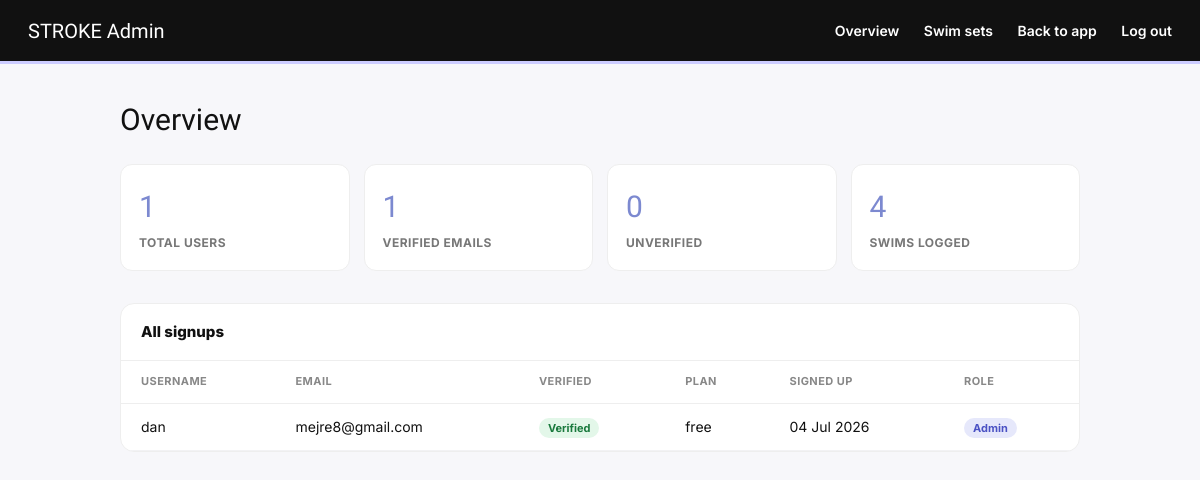
The page /admin (signed in) on the database its author committed.
### models.py (models this page shows, shortened)
class User(db.Model, UserMixin):
    __tablename__ = 'user'
    id = db.Column(db.Integer, primary_key=True)
    email = db.Column(db.String(150), unique=True, nullable=False)
    username = db.Column(db.String(80), unique=True, nullable=False)
    password = db.Column(db.String(200), nullable=False)
    created_at = db.Column(db.DateTime, default=datetime.utcnow)
    plan = db.Column(db.String(20), default='free')
    is_verified = db.Column(db.Boolean, default=False)
    is_admin = db.Column(db.Boolean, default=False)
    verify_code = db.Column(db.String(6), nullable=True)
    verify_code_sent_at = db.Column(db.DateTime, nullable=True)
    swims = db.relationship('Swim', backref='user', lazy=True)
    sessions = db.relationship('Session', backref='user', lazy=True)

### routes.py (the view)
@main.route('/admin')
@login_required
@admin_required
def admin_dashboard():
    from app import db
    from models import User, Swim, Session, SavedSet
    total_users = db.session.query(User).count()
    verified_users = db.session.query(User).filter_by(is_verified=True).count()
    unverified_users = total_users - verified_users
    total_swims = db.session.query(Swim).count()
    total_sessions = db.session.query(Session).count()
    users = db.session.query(User).order_by(User.created_at.desc()).all()
    return render_template(
        'admin_dashboard.html',
        total_users=total_users,
        verified_users=verified_users,
        unverified_users=unverified_users,
        total_swims=total_swims,
        total_sessions=total_sessions,
        users=users
    )

### app.py (called while the page is built)
def create_app():
    app = Flask(__name__)
    app.config['SECRET_KEY'] = os.getenv('SECRET_KEY', 'dev-secret-key')
    app.config['SQLALCHEMY_DATABASE_URI'] = os.getenv(
        'DATABASE_URL',
        f"sqlite:///{os.path.join(BASE_DIR, 'stroke.db')}"
    )
    app.config['SQLALCHEMY_TRACK_MODIFICATIONS'] = False
    app.config['RESEND_API_KEY'] = os.getenv('RESEND_API_KEY')
    db.init_app(app)
    bcrypt.init_app(app)
    login_manager.init_app(app)
    login_manager.login_view = 'main.login'
    with app.app_context():
        from models import User
        @login_manager.user_loader
        def load_user(user_id):
            return db.session.get(User, int(user_id))
        from routes import main
        app.register_blueprint(main)
        db.create_all()
    return app

### routes.py (called while the page is built)
def admin_required(f):
    @wraps(f)
    def wrapper(*args, **kwargs):
        if not current_user.is_authenticated or not current_user.is_admin:
            abort(403)
        return f(*args, **kwargs)
    return wrapper

### templates/admin_dashboard.html (shortened to what this page needs)
<!DOCTYPE html>
<html lang="en">
<head>
<link rel="stylesheet" href="{{ url_for('static', filename='css/main.css') }}">
</head>
<body>
<nav class="adm-nav">
  <span class="adm-logo">STROKE Admin</span>
  <div>
    <a href="/admin">Overview</a>
    <a href="/admin/sets">Swim sets</a>
    <a href="/dashboard">Back to app</a>
    <a href="/logout">Log out</a>
  </div>
</nav>
<div class="adm-wrap">
  <p class="adm-title">Overview</p>
  <div class="adm-stats">
    <div class="adm-stat"><div class="adm-stat-num">{{ total_users }}</div><div class="adm-stat-lbl">Total users</div></div>
    <div class="adm-stat"><div class="adm-stat-num">{{ verified_users }}</div><div class="adm-stat-lbl">Verified emails</div></div>
    <div class="adm-stat"><div class="adm-stat-num">{{ unverified_users }}</div><div class="adm-stat-lbl">Unverified</div></div>
    <div class="adm-stat"><div class="adm-stat-num">{{ total_swims + total_sessions }}</div><div class="adm-stat-lbl">Swims logged</div></div>
  </div>
  <div class="adm-panel">
    <div class="adm-panel-head">All signups</div>
    <table>
      <thead>
        <tr><th>Username</th><th>Email</th><th>Verified</th><th>Plan</th><th>Signed up</th><th>Role</th></tr>
      </thead>
      <tbody>
        {% for u in users %}
        <tr>
          <td>{{ u.username }}</td>
          <td>{{ u.email }}</td>
          <td>
            {% if u.is_verified %}
              <span class="badge yes">Verified</span>
            {% else %}
              <span class="badge no">Unverified</span>
            {% endif %}
          </td>
          <td>{{ u.plan }}</td>
          <td>{{ u.created_at.strftime('%d %b %Y') }}</td>
          <td>{% if u.is_admin %}<span class="badge admin">Admin</span>{% else %}—{% endif %}</td>
        </tr>
        {% endfor %}
      </tbody>
    </table>
  </div>
</div>
</body>
</html>

### static/css/main.css (style rules this page uses)
*, *::before, *::after { box-sizing: border-box; margin: 0; padding: 0; }
html { scroll-behavior: smooth; }
body { font-family: 'Inter', sans-serif; background: #fcfcff; color: #111111; line-height: 1.6; min-height: 100vh; }
button, a { cursor: pointer; }
a { color: inherit; text-decoration: none; }
nav { display: flex; align-items: center; justify-content: space-between; padding: 0 24px; height: 64px; position: sticky; top: 0; z-index: 100; background: #ffffff; border-bottom: 3px solid #ccccff; }

### templates/admin_dashboard.html (style rules this page uses)
body { font-family:'Inter',sans-serif;background:#f7f7fa;margin:0;color:#111; }
.adm-nav { display:flex;align-items:center;justify-content:space-between;padding:16px 28px;background:#111;color:#fff; }
.adm-nav a { color:#fff;text-decoration:none;font-weight:600;font-size:14px;margin-left:20px; }
.adm-logo { font-family:'Antonio',sans-serif;font-size:20px; }
.adm-wrap { max-width:1000px;margin:0 auto;padding:32px 20px 60px; }
.adm-title { font-family:'Antonio',sans-serif;font-size:30px;margin:0 0 20px; }
.adm-stats { display:grid;grid-template-columns:repeat(4,1fr);gap:14px;margin-bottom:32px; }
.adm-stat { background:#fff;border-radius:12px;padding:18px;border:1px solid #eee; }
.adm-stat-num { font-family:'Antonio',sans-serif;font-size:30px;color:#7C89D0; }
.adm-stat-lbl { font-size:12px;color:#777;text-transform:uppercase;letter-spacing:.04em;font-weight:700;margin-top:2px; }
.adm-panel { background:#fff;border-radius:14px;border:1px solid #eee;overflow:hidden; }
.adm-panel-head { padding:16px 20px;border-bottom:1px solid #eee;font-weight:800;font-size:15px;display:flex;justify-content:space-between;align-items:center; }
table { width:100%;border-collapse:collapse; }
th { text-align:left;font-size:11px;text-transform:uppercase;letter-spacing:.04em;color:#888;padding:12px 20px;border-bottom:1px solid #eee; }
td { padding:12px 20px;border-bottom:1px solid #f2f2f4;font-size:14px; }
.badge { padding:3px 9px;border-radius:20px;font-size:11px;font-weight:700; }
.badge.yes { background:#e3f7e9;color:#1a7a3d; }
.badge.admin { background:#e6e8fb;color:#4b52c4; }

### rows shown on the page
User: username "dan", email "mejre8@gmail.com", is_verified "Verified", plan "free", created_at "04 Jul 2026", is_admin "Admin"

### other values the page prints
{{ total_users }} "1"
{{ verified_users }} "1"
{{ unverified_users }} "0"
{{ total_swims + total_sessions }} "4"
